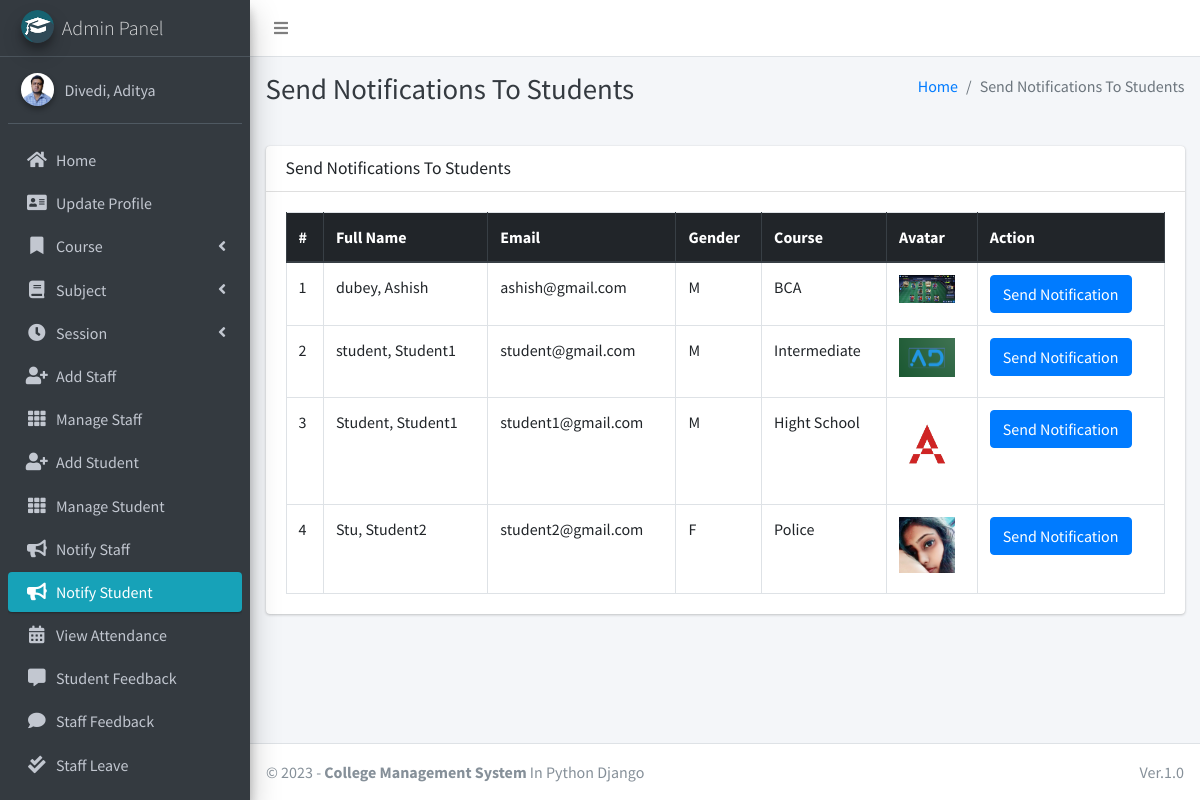
Page /admin_notify_student (signed in) on the committed database.
### main_app/models.py (models this page shows, shortened)
class CustomUser(AbstractUser):
    USER_TYPE = ((1, "HOD"), (2, "Staff"), (3, "Student"))
    GENDER = [("M", "Male"), ("F", "Female")]
    username = None  # Removed username, using email instead
    email = models.EmailField(unique=True)
    user_type = models.CharField(default=1, choices=USER_TYPE, max_length=1)
    gender = models.CharField(max_length=1, choices=GENDER)
    profile_pic = models.ImageField()
    address = models.TextField()
    fcm_token = models.TextField(default="")  # For firebase notifications
    created_at = models.DateTimeField(auto_now_add=True)
    updated_at = models.DateTimeField(auto_now=True)
    USERNAME_FIELD = "email"
    REQUIRED_FIELDS = []
    objects = CustomUserManager()
    def __str__(self):
        return self.last_name + ", " + self.first_name

class Student(models.Model):
    admin = models.OneToOneField(CustomUser, on_delete=models.CASCADE)
    course = models.ForeignKey(Course, on_delete=models.DO_NOTHING, null=True, blank=False)
    session = models.ForeignKey(Session, on_delete=models.DO_NOTHING, null=True)

class Course(models.Model):
    name = models.CharField(max_length=120)
    created_at = models.DateTimeField(auto_now_add=True)
    updated_at = models.DateTimeField(auto_now=True)

### main_app/hod_views.py (the view)
# urls.py: path("admin_notify_student", hod_views.admin_notify_student,
def admin_notify_student(request):
    student = CustomUser.objects.filter(user_type=3)
    context = {
        'page_title': "Send Notifications To Students",
        'students': student
    }
    return render(request, "hod_template/student_notification.html", context)

### main_app/templates/hod_template/student_notification.html (shortened to what this page needs)
{% extends 'main_app/base.html' %}
{% load static %}
{% block page_title %}{{page_title}}{% endblock page_title %}
{% block content %}
<section class="content">
    <div class="container-fluid">
        <div class="row">
            <div class="col-md-12">
                <div class="card">
                    <div class="card-header">
                        <h3 class="card-title">{{page_title}}</h3>
                    </div>
                    <div class="card-body">
                        <table id="example2" class="table table-bordered table-hover">
                            <thead class="thead-dark">
                                <tr>
                                    <th>#</th>
                                    <th>Full Name</th>
                                    <th>Email</th>
                                    <th>Gender</th>
                                    <th>Course</th>
                                    <th>Avatar</th>
                                    <th>Action</th>
                                </tr>
                            </thead>
                            <tbody>
                                {% for student in students %}
                                <tr>
                                    <td>{{ forloop.counter }}</td>
                                    <td>{{student.last_name}}, {{student.first_name}}</td>
                                    <td>{{student.email}}</td>
                                    <td>{{student.gender}}</td>
                                    <td>{{student.student.course.name}}</td>
                                    <td>
                                        {% if student.profile_pic == ""  %}
                                        No Image
                                        {% else %}
                                        <img class="img img-fluid mb-2" height="56" width="56"
                                            src="{{student.profile_pic}}" alt="">
                                        {% endif %}
                                    </td>
                                    <td><button data-toggle = "modal" data-target = "#myModal"class="btn btn-primary show_notification" value="{{student.id}}">Send Notification</button>
                                    </td>
                                </tr>
                                {% endfor %}
                            </tbody>
                        </table>
                    </div>
                </div>
            </div>
        </div>
    </div>
</section>
{% endblock content %}

### main_app/templates/main_app/sidebar_template.html (shortened to what this page needs)
{% load static %}
<aside class="main-sidebar sidebar-dark-info elevation-4">
    {% if request.user.user_type == '1' %}
    <a href="{% url 'admin_home' %}" class="brand-link">
        <img src="{% static 'dist/img/cmsl.png' %} " alt="AdminLTE Logo"
            class="brand-image img-circle elevation-3" >
        <span class="brand-text font-weight-light">Admin Panel</span>
    </a>
    <div class="sidebar">
        <div class="user-panel mt-3 pb-3 mb-3 d-flex">
            <div class="image">
                <img src="{{ request.user.profile_pic}}" class="img-circle elevation-2" alt="User Image">
            </div>
            <div class="info">
                <a href="#" class="d-block">{{user}}</a>
            </div>
        </div>
        <nav class="mt-2">
            <ul class="nav nav-pills nav-sidebar flex-column" data-widget="treeview" role="menu" data-accordion="false">
                <li class="nav-item">
                    {% url 'admin_home' as admin_home %}
                    <a href="{{admin_home}}" class="nav-link {% if admin_home == request.path %} active {% endif %}">
                        <i class="nav-icon fas fa-home"></i>
                        <p>
                            Home
                        </p>
                    </a>
                </li>
                <li class="nav-item">
                    {% url 'admin_view_profile' as admin_view_profile %}
                    <a href="{{admin_view_profile}}"
                        class="nav-link {% if admin_view_profile == request.path %} active {% endif %}">
                        <i class="nav-icon fas fa-address-card"></i>
                        <p>
                            Update Profile
                        </p>
                    </a>
                </li>
                <li class="nav-item has-treeview">
                    <a href="#" class="nav-link">
                        <i class="nav-icon fas fa-bookmark"></i>
                        <p>
                            Course
                            <i class="fas fa-angle-left right"></i>
                        </p>
                    </a>
                </li>
                <li class="nav-item has-treeview">
                    <a href="#" class="nav-link">
                        <i class="nav-icon fas fa-book"></i>
                        <p>
                            Subject
                            <i class="fas fa-angle-left right"></i>
                        </p>
                    </a>
                </li>
                <li class="nav-item has-treeview">
                    <a href="#" class="nav-link">
                        <i class="nav-icon fas fa-clock"></i>
                        <p>
                            Session
                            <i class="fas fa-angle-left right"></i>
                        </p>
                    </a>
                </li>
                <li class="nav-item">
                    {% url 'add_staff' as add_staff %}
                    <a href="{{add_staff}}" class="nav-link {% if add_staff == request.path %} active {% endif %}">
                        <i class="nav-icon fas fa-user-plus"></i>
                        <p>
                            Add Staff
                        </p>
                    </a>
                </li>
                <li class="nav-item">
                    {% url 'manage_staff' as manage_staff %}
                    {% url 'edit_staff' staff_id as edit_staff %}
                    <a href="{{manage_staff}}"
                        class="nav-link {% if manage_staff == request.path or request.path == edit_staff %} active {% endif %}">
                        <i class="nav-icon fas fa-th"></i>
                        <p>
                            Manage Staff
                        </p>
                    </a>
                </li>
                <li class="nav-item">
                    {% url 'add_student' as add_student%}
                    <a href="{{add_student}}" class="nav-link  {% if add_student == request.path %} active {% endif %}">
                        <i class="nav-icon fas fa-user-plus"></i>
                        <p>
                            Add Student
                        </p>
                    </a>
                </li>
                <li class="nav-item">
                    {% url 'manage_student' as manage_student %}
                    {% url 'edit_student' student_id as edit_student %}
                    <a href="{{manage_student}}"
                        class="nav-link  {% if edit_student == request.path or manage_student == request.path %} active {% endif %}">
                        <i class="nav-icon fas fa-th"></i>
                        <p>
                            Manage Student
                        </p>
                    </a>
                </li>
                <li class="nav-item">
                    {% url 'admin_notify_staff' as admin_notify_staff %}
                    <a href="{{admin_notify_staff}}"
                        class="nav-link {% if admin_notify_staff == request.path %} active {% endif %}">
                        <i class="nav-icon fas fa-bullhorn"></i>
                        <p>
                            Notify Staff
                        </p>
                    </a>
                </li>
                <li class="nav-item">
                    {% url 'admin_notify_student' as admin_notify_student %}
                    <a href="{{admin_notify_student}}"
                        class="nav-link {% if admin_notify_student == request.path %} active {% endif %}">
                        <i class="nav-icon fas fa-bullhorn"></i>
                        <p>
                            Notify Student
                        </p>
                    </a>
                </li>
                <li class="nav-item">
                    {% url 'admin_view_attendance' as admin_view_attendance %}
                <li class="nav-item">
                    <a href="{{admin_view_attendance}}"
                        class="nav-link  {% if admin_view_attendance == request.path %} active {% endif %}">
                        <i class="nav-icon fas fa-calendar-alt"></i>
                        <p>
                            View Attendance
                        </p>
                    </a>
                </li>
                <li class="nav-item">
                    {% url 'student_feedback_message' as student_feedback_message %}
                    <a href="{{ student_feedback_message }}"
                        class="nav-link  {% if student_feedback_message == request.path %} active {% endif %}">
                        <i class="nav-icon fas fa-comment-alt"></i>
                        <p>
                            Student Feedback
                        </p>
                    </a>
                </li>
                <li class="nav-item">
                    {% url 'staff_feedback_message' as staff_feedback_message %}
                    <a href="{{staff_feedback_message}}"
                        class="nav-link   {% if staff_feedback_message == request.path %} active {% endif %}">
                        <i class="nav-icon fas fa-comment"></i>
                        <p>
                            Staff Feedback
                        </p>
                    </a>
                </li>
                <li class="nav-item">
                    {% url 'view_staff_leave' as view_staff_leave %}
                    <a href="{{view_staff_leave}}"
                        class="nav-link  {% if view_staff_leave == request.path %} active {% endif %}">
                        <i class="nav-icon fas fa-check-double"></i>
                        <p>
                            Staff Leave
                        </p>
                    </a>
                </li>
                <li class="nav-item">
                    {% url 'view_student_leave' as view_student_leave %}
                    <a href="{% url 'view_student_leave' %}"
                        class="nav-link  {% if view_student_leave == request.path %} active {% endif %}">
                    </a>
                </li>
                                        {% endif %}
                                    </ul>
                                </nav>
                            </div>
</aside>

### rows in the picture
CustomUser: user.profile_pic (picture), last_name+first_name "Divedi, Aditya"
CustomUser: last_name "dubey", first_name "Ashish", email "ashish@gmail.com", gender "M", student.course.name "BCA", profile_pic (picture)
CustomUser: last_name "student", first_name "Student1", email "student@gmail.com", gender "M", student.course.name "Intermediate", profile_pic (picture)
CustomUser: last_name "Student", first_name "Student1", email "student1@gmail.com", gender "M", student.course.name "Hight School", profile_pic (picture)
CustomUser: last_name "Stu", first_name "Student2", email "student2@gmail.com", gender "F", student.course.name "Police", profile_pic (picture)

### other values in the picture
{{ page_title }} "Send Notifications To Students"
